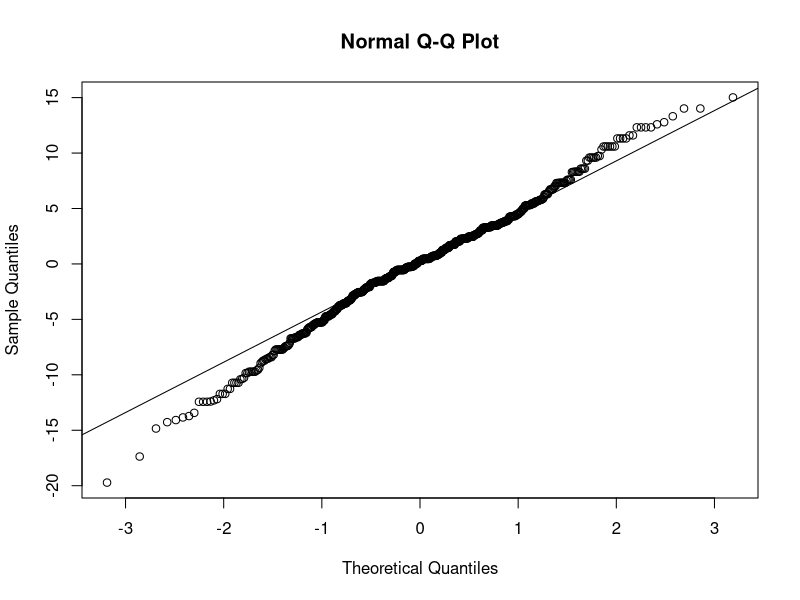
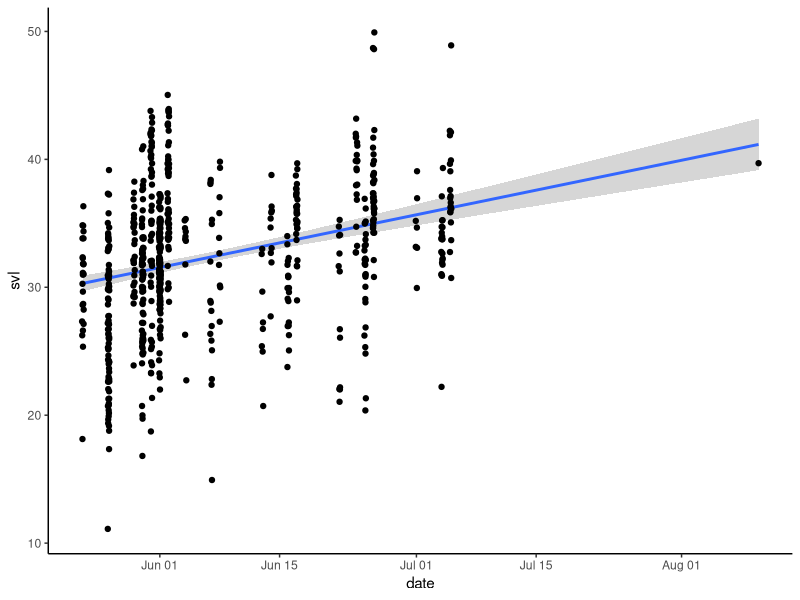
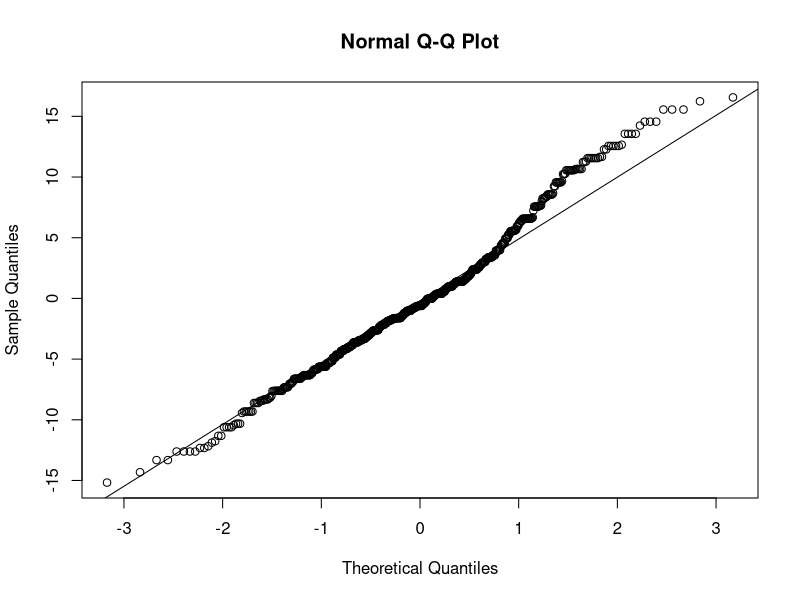
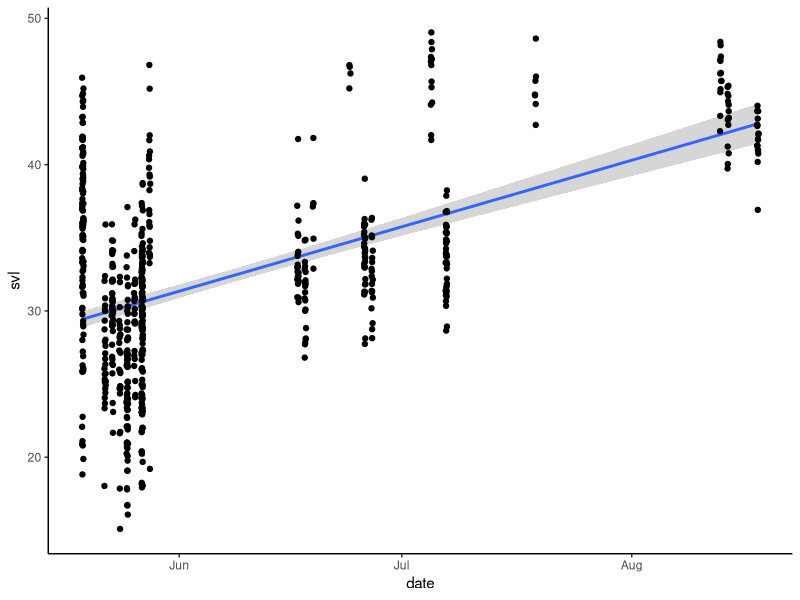
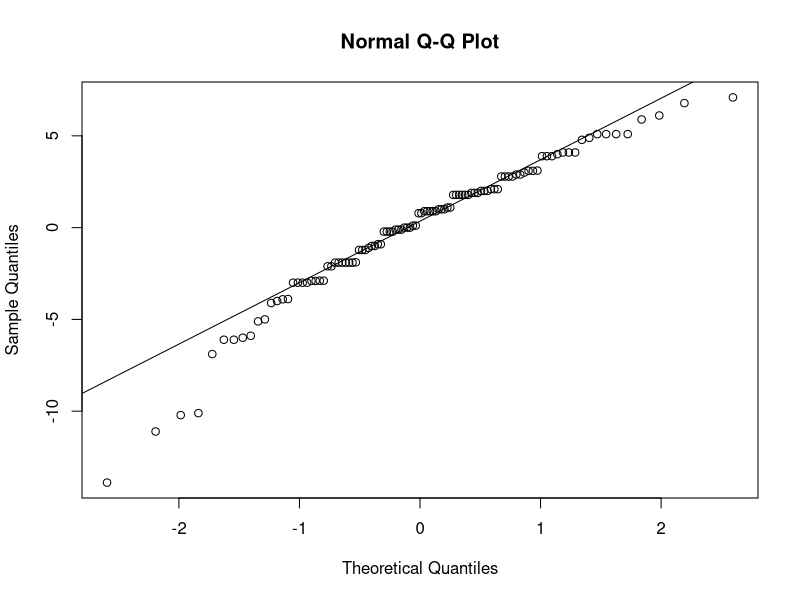
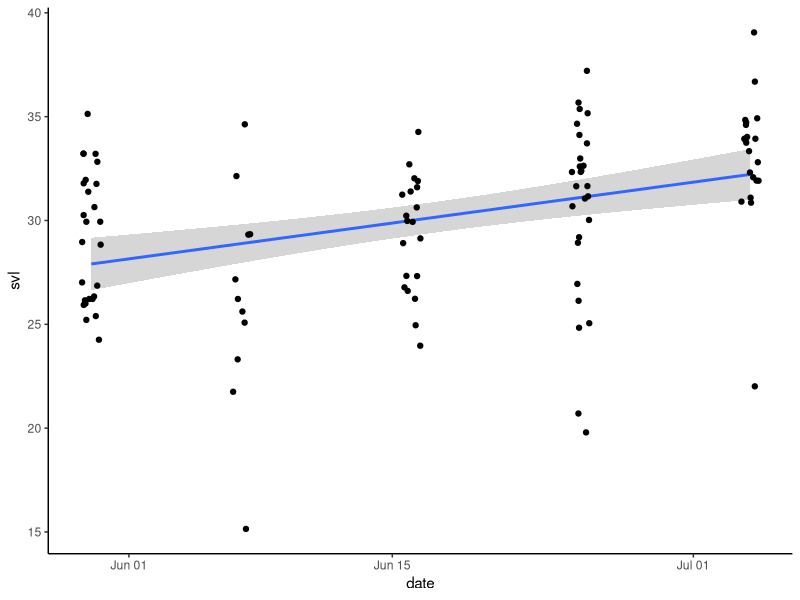
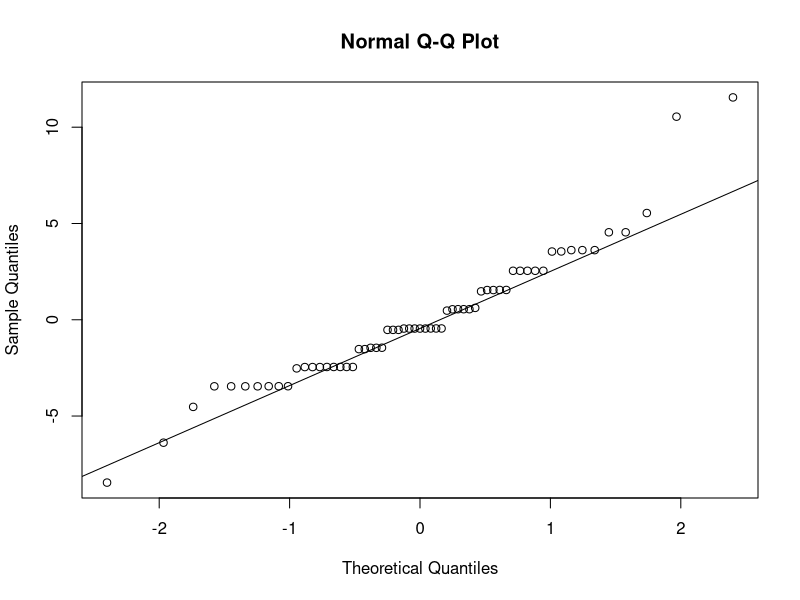
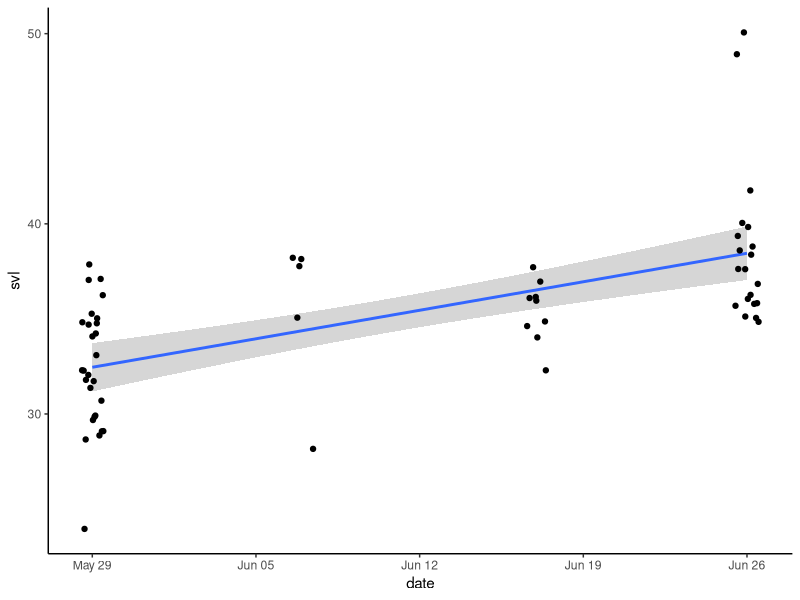

These charts were generated, in order, by the following R code:
################################################################################
# Examining Larval Growth Rates
################################################################################
#
# Aidan O'Brien
# aeo83@miami.edu
# 2/28/2026
#
# Description
#

################################################################################
# Load Packages and Data
################################################################################
library(tidyverse)
library(readxl)
options(scipen = 99)

surveys_2023 <- read_xlsx("Data/larvae_2023.xlsx", sheet = 1) |>
  mutate(svl = as.numeric(svl),
         mass = as.numeric(mass),
         date = as.Date(date)) |>
  drop_na(svl, mass)


surveys_2024 <- read_xlsx("Data/larvae_2024.xlsx", sheet = 1) |>
  mutate(svl = as.numeric(svl),
         mass = as.numeric(mass),
         date = as.Date(date)) |>
  drop_na(svl, mass)


upper_2023 <-  read_xlsx("Data/larvae_2023.xlsx", sheet = 1) |>
  filter(pond == "Upper Cattail") |>
  mutate(svl = as.numeric(svl),
         mass = as.numeric(mass),
         date = as.Date(date)) |>
  drop_na(svl)


seascape3_2023 <- read_xlsx("Data/larvae_2023.xlsx", sheet = 1) |>
  filter(pond == "Seascape 3") |>
  mutate(svl = as.numeric(svl),
         mass = as.numeric(mass),
         date = as.Date(date)) |>
  drop_na(svl)


seascape1_2023 <- read_xlsx("Data/larvae_2023.xlsx", sheet = 1) |>
  filter(pond == "Seascape 1") |>
  mutate(svl = as.numeric(svl),
         mass = as.numeric(mass),
         date = as.Date(date)) |>
  drop_na(svl)


calabasas_2023 <- read_xlsx("Data/larvae_2023.xlsx", sheet = 1) |>
  filter(pond == "Calabasas") |>
  mutate(svl = as.numeric(svl),
         mass = as.numeric(mass),
         date = as.Date(date)) |>
  drop_na(svl)
  
ellicott_2024 <- read_xlsx("Data/larvae_2024.xlsx", sheet = 1) |>
  filter(pond == "Ellicott") |>
  mutate(svl = as.numeric(svl),
         mass = as.numeric(mass),
         date = as.Date(date)) |>
  drop_na(svl)

prospect_2024 <- read_xlsx("Data/larvae_2024.xlsx", sheet = 1) |>
  filter(pond == "Prospect") |>
  mutate(svl = as.numeric(svl),
         mass = as.numeric(mass),
         date = as.Date(date)) |>
  drop_na(svl)


calabasas_2024 <- read_xlsx("Data/larvae_2024.xlsx", sheet = 1) |>
  filter(pond == "Calabasas") |>
  mutate(svl = as.numeric(svl),
         mass = as.numeric(mass),
         date = as.Date(date)) |>
  drop_na(svl)


seascape3_2024 <- read_xlsx("Data/larvae_2024.xlsx", sheet = 1) |>
  filter(pond == "Seascape 3") |>
  mutate(svl = as.numeric(svl),
         mass = as.numeric(mass),
         date = as.Date(date)) |>
  drop_na(svl)

upper_2024 <- read_xlsx("Data/larvae_2024.xlsx", sheet = 1) |>
  filter(pond == "Upper Cattail") |>
  mutate(svl = as.numeric(svl),
         mass = as.numeric(mass),
         date = as.Date(date)) |>
  drop_na(svl)

################################################################################
# Plot svl growth over time
################################################################################

# All Surveys 2023 -------------------------------------------------------------
growth_model_2023 <- lm(svl ~ date, data = surveys_2023)
summary(growth_model_2023)
shapiro.test(residuals(growth_model_2023))
qqnorm(y = resid(growth_model_2023))
qqline(y = resid(growth_model_2023))

ggplot(surveys_2023,
       mapping = aes(x = date,
                     y = svl)) +
  stat_smooth(method = "lm") +
  geom_jitter(width = 0.1) +
  theme_classic()


# All Surveys 2024 -------------------------------------------------------------
growth_model_2024 <- lm(svl ~ date, data = surveys_2024)
summary(growth_model_2024)
shapiro.test(residuals(growth_model_2024))
qqnorm(y = resid(growth_model_2024))
qqline(y = resid(growth_model_2024))

ggplot(surveys_2024,
       mapping = aes(x = date,
                     y = svl)) +
  stat_smooth(method = "lm") +
  geom_jitter(width = 0.1) +
  theme_classic()


# Calabasas 2023 ---------------------------------------------------------------
growth_model_calabasas_2023 <- lm(svl ~ date, data = calabasas_2023)
summary(growth_model_calabasas_2023)
shapiro.test(residuals(growth_model_calabasas_2023))
qqnorm(y = resid(growth_model_calabasas_2023))
qqline(y = resid(growth_model_calabasas_2023))

ggplot(calabasas_2023,
       mapping = aes(x = date,
                     y = svl)) +
  stat_smooth(method = "lm") +
  geom_jitter(width = 0.5) +
  theme_classic()


# Upper Cattail 2023 -----------------------------------------------------------
growth_model_cattail_2023 <- lm(svl ~ date, data = upper_2023)
summary(growth_model_cattail_2023)
shapiro.test(residuals(growth_model_cattail_2023))
qqnorm(y = resid(growth_model_cattail_2023))
qqline(y = resid(growth_model_cattail_2023))

ggplot(upper_2023,
       mapping = aes(x = date,
                     y = svl)) +
  stat_smooth(method = "lm") +
  geom_jitter(width = 0.5) +
  theme_classic()


# Seascape 3 2023 --------------------------------------------------------------
growth_model_seascape3_2023 <- lm(svl ~ date, data = seascape3_2023)
summary(growth_model_seascape3_2023)
shapiro.test(residuals(growth_model_seascape3_2023))
qqnorm(y = resid(growth_model_seascape3_2023))
qqline(y = resid(growth_model_seascape3_2023))

ggplot(seascape3_2023,
       mapping = aes(x = date,
                     y = svl)) +
  stat_smooth(method = "lm") +
  geom_jitter(width = 0.5) +
  theme_classic()


# Seascape 1 2023 --------------------------------------------------------------
growth_model_seascape1_2023 <- lm(svl ~ date, data = seascape1_2023)
summary(growth_model_seascape1_2023)
shapiro.test(residuals(growth_model_seascape1_2023))
qqnorm(y = resid(growth_model_seascape1_2023))
qqline(y = resid(growth_model_seascape1_2023))

ggplot(seascape1_2023,
       mapping = aes(x = date,
                     y = svl)) +
  stat_smooth(method = "lm") +
  geom_jitter(width = 0.5) +
  theme_classic()


# Ellicott 2024 ----------------------------------------------------------------
growth_model_ellicott_2024 <- lm(svl ~ date, data = ellicott_2024)
summary(growth_model_ellicott_2024)
shapiro.test(residuals(growth_model_ellicott_2024))

ggplot(ellicott_2024,
       mapping = aes(x = date,
                     y = svl)) +
  stat_smooth(method = "lm") +
  geom_jitter(width = 0.5) +
  theme_classic()


# Prospect 2024 ----------------------------------------------------------------
growth_model_prospect_2024 <- lm(svl ~ date, data = prospect_2024)
summary(growth_model_prospect_2024)
shapiro.test(residuals(growth_model_prospect_2024))

ggplot(prospect_2024,
       mapping = aes(x = date,
                     y = svl)) +
  stat_smooth(method = "lm") +
  geom_jitter(width = 0.5) +
  theme_classic()


# Calabasas 2024 ----------------------------------------------------------------
growth_model_calabasas_2024 <- lm(svl ~ date, data = calabasas_2024)
summary(growth_model_calabasas_2024)
shapiro.test(residuals(growth_model_calabasas_2024))

ggplot(calabasas_2024,
       mapping = aes(x = date,
                     y = svl)) +
  geom_jitter(width = 0.5) +
  stat_smooth(method = "lm") +
  theme_classic()


# Seascape 3 2024 --------------------------------------------------------------
growth_model_seascape3_2024 <- lm(svl ~ date, data = seascape3_2024)
summary(growth_model_seascape3_2024)
shapiro.test(residuals(growth_model_seascape3_2024))

ggplot(seascape3_2024,
       mapping = aes(x = date,
                     y = svl)) +
  geom_jitter(width = 0.5) +
  stat_smooth(method = "lm") +
  theme_classic()






################################################################################
# Plot mass growth over time
################################################################################

# All Surveys 2023 -------------------------------------------------------------
mass_model_2023 <- lm(mass ~ date, data = surveys_2023)
summary(mass_model_2023)
shapiro.test(residuals(mass_model_2023))
qqnorm(y = resid(mass_model_2023))
qqline(y = resid(mass_model_2023))

ggplot(surveys_2023,
       mapping = aes(x = date,
                     y = mass)) +
  stat_smooth(method = "lm") +
  geom_jitter(width = 0.1) +
  theme_classic()


# All Surveys 2024 -------------------------------------------------------------
mass_model_2024 <- lm(mass ~ date, data = surveys_2024)
summary(mass_model_2024)
shapiro.test(residuals(mass_model_2024))
qqnorm(y = resid(mass_model_2024))
qqline(y = resid(mass_model_2024))

ggplot(surveys_2024,
       mapping = aes(x = date,
                     y = mass)) +
  stat_smooth(method = "lm") +
  geom_jitter(width = 0.1) +
  theme_classic()


# Calabasas 2023 ---------------------------------------------------------------
mass_model_calabasas_2023 <- lm(mass ~ date, data = calabasas_2023)
summary(mass_model_calabasas_2023)
shapiro.test(residuals(mass_model_calabasas_2023))

ggplot(calabasas_2023,
       mapping = aes(x = date,
                     y = mass)) +
  stat_smooth(method = "lm") +
  geom_jitter(width = 0.5) +
  theme_classic()


# Upper Cattail 2023 -----------------------------------------------------------
mass_model_cattail_2023 <- lm(mass ~ date, data = upper_2023)
summary(mass_model_cattail_2023)
shapiro.test(residuals(mass_model_cattail_2023))
qqnorm(y = resid(mass_model_cattail_2023))
qqline(y = resid(mass_model_cattail_2023))

ggplot(upper_2023,
       mapping = aes(x = date,
                     y = mass)) +
  stat_smooth(method = "lm") +
  geom_jitter(width = 0.5) +
  theme_classic()


# Seascape 3 2023 --------------------------------------------------------------
mass_model_seascape3_2023 <- lm(mass ~ date, data = seascape3_2023)
summary(mass_model_seascape3_2023)
shapiro.test(residuals(mass_model_seascape3_2023))
qqnorm(y = resid(mass_model_seascape3_2023))
qqline(y = resid(mass_model_seascape3_2023))

ggplot(seascape3_2023,
       mapping = aes(x = date,
                     y = mass)) +
  stat_smooth(method = "lm") +
  geom_jitter(width = 0.5) +
  theme_classic()


# Seascape 1 2023 --------------------------------------------------------------
mass_model_seascape1_2023 <- lm(mass ~ date, data = seascape1_2023)
summary(mass_model_seascape1_2023)
shapiro.test(residuals(mass_model_seascape1_2023))
qqnorm(y = resid(mass_model_seascape1_2023))
qqline(y = resid(mass_model_seascape1_2023))

ggplot(seascape1_2023,
       mapping = aes(x = date,
                     y = mass)) +
  stat_smooth(method = "lm") +
  geom_jitter(width = 0.5) +
  theme_classic()


# Ellicott 2024 ----------------------------------------------------------------
mass_model_ellicott_2024 <- lm(mass ~ date, data = ellicott_2024)
summary(mass_model_ellicott_2024)
shapiro.test(residuals(mass_model_ellicott_2024))

ggplot(ellicott_2024,
       mapping = aes(x = date,
                     y = svl)) +
  stat_smooth(method = "lm") +
  geom_jitter(width = 0.5) +
  theme_classic()


# Prospect 2024 ----------------------------------------------------------------
mass_model_prospect_2024 <- lm(mass ~ date, data = prospect_2024)
summary(mass_model_prospect_2024)
shapiro.test(residuals(mass_model_prospect_2024))

ggplot(prospect_2024,
       mapping = aes(x = date,
                     y = mass)) +
  stat_smooth(method = "lm") +
  geom_jitter(width = 0.5) +
  theme_classic()


# Calabasas 2024 ----------------------------------------------------------------
mass_model_calabasas_2024 <- lm(log(mass) ~ date, data = calabasas_2024)
summary(mass_model_calabasas_2024)
shapiro.test(residuals(mass_model_calabasas_2024))
qqnorm(y = resid(mass_model_calabasas_2024))
qqline(y = resid(mass_model_calabasas_2024))

ggplot(calabasas_2024,
       mapping = aes(x = date,
                     y = log(mass))) +
  geom_jitter(width = 0.5) +
  stat_smooth(method = "lm") +
  theme_classic()


# Seascape 3 2024 --------------------------------------------------------------
mass_model_seascape3_2024 <- lm(mass ~ date, data = seascape3_2024)
summary(mass_model_seascape3_2024)
shapiro.test(residuals(mass_model_seascape3_2024))

ggplot(seascape3_2024,
       mapping = aes(x = date,
                     y = mass)) +
  geom_point() +
  geom_jitter(width = 0.5) +
  stat_smooth(method = "lm") +
  theme_classic()
